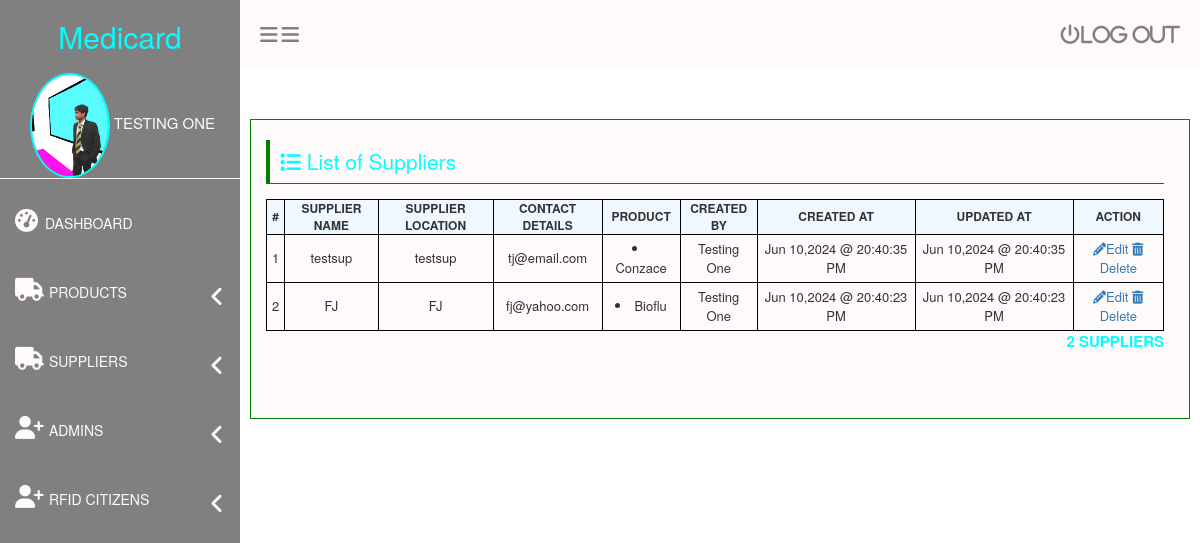
The page /suppliers/supplier-view.php (signed in) on the database its author committed.
### tables this page shows
CREATE TABLE `suppliers` (
  `id` int(11) NOT NULL,
  `supplier_name` varchar(200) NOT NULL,
  `supplier_location` varchar(200) NOT NULL,
  `email` varchar(100) NOT NULL,
  `created_by` int(11) NOT NULL,
  `created_at` datetime NOT NULL,
  `updated_at` datetime NOT NULL
);

CREATE TABLE `adminstaffs` (
  `id` int(11) NOT NULL,
  `first_name` varchar(50) NOT NULL,
  `last_name` varchar(50) NOT NULL,
  `password` varchar(300) NOT NULL,
  `email` varchar(50) NOT NULL,
  `created_at` datetime NOT NULL,
  `updated_at` datetime NOT NULL
);

### process/show.php (called while the page is built)
<?php
include("../connection.php");
$table_name = $show_table;
$stmt = $conn->prepare("SELECT * FROM $table_name ORDER BY created_at DESC");
$stmt->execute();
$stmt->setFetchMode(PDO::FETCH_ASSOC);
return $stmt->fetchAll();
?>

### suppliers/supplier-view.php (the view, shortened to what this page needs)
<?php
    $show_table = 'suppliers';
    $suppliers = include("../process/show.php");
?>
<!DOCTYPE html>
<html lang="en">
<head>
    <?php include("../fixed/app-header-scripts.php"); ?>
</head>
<body>
    <div id="dashboardMainCont">
        <?php include('../fixed/app-sidebar.php') ?>
        <div class="dashboard_content_container" id="dashboard_content_container">
            <?php include('../fixed/app-topnav.php') ?>
            <div class="dashboard_content">
                <div class="dashboard_content_main">
                    <div class="row">
                        <div class="column column-12">
                            <h1 class="sectionHeader"><i class="fa fa-list"></i> List of Suppliers</h1>
                            <div class="sectionContent">
                                <div class="admins">
                                    <table>
                                        <thead>
                                            <tr>
                                                <th>#</th>
                                                <th>Supplier Name</th>
                                                <th>Supplier Location</th>
                                                <th>Contact Details</th>
                                                <th>Product</th>
                                                <th>Created By</th>
                                                <th>Created At</th>
                                                <th>Updated At</th>
                                                <th>Action</th>
                                            </tr>
                                            <tbody>
                                                <?php foreach($suppliers as $index => $supplier){ ?>
                                                <tr>
                                                    <td><?= $index + 1 ?></td>
                                                    <td>
                                                        <?= $supplier['supplier_name'] ?>
                                                    </td>
                                                    <td><?= $supplier['supplier_name'] ?></td>
                                                    <td><?= $supplier['email'] ?></td>
                                                    <td>
                                                        <?php
                                                            $sid = $supplier['id'];
                                                            $stmt = $conn->prepare("SELECT product_name FROM products, productsuppliers WHERE productsuppliers.supplier=$sid AND productsuppliers.product = products.id");
                                                            $stmt->execute();
                                                            $rows = $stmt->fetchAll();
                                                            if ($rows) {
                                                                $product_arr = array_column($rows, 'product_name');
                                                                $product_list = '<li>' . implode('</li><li>', $product_arr);
                                                            } else {
                                                                $product_list = '-';
                                                            }
                                                            echo $product_list;
                                                            ?>
                                                    </td>
                                                    <td>
                                                        <?php
                                                            $uid = $supplier['created_by'];
                                                            $stmt = $conn->prepare("SELECT * FROM adminstaffs WHERE id=$uid");
                                                            $stmt->execute();
                                                            $row = $stmt->fetch();
                                                            $created_by_name = $row['first_name'] . ' ' . $row['last_name'];
                                                            echo $created_by_name;
                                                        ?>
                                                    </td>
                                                    <td><?= date('M d,Y @ H:i:s A', strtotime($supplier['created_at'])) ?></td>
                                                    <td><?= date('M d,Y @ H:i:s A', strtotime($supplier['updated_at'])) ?></td>
                                                    <td>
                                                        <a href="" class="updateSupplier" data-sid="<?= $supplier['id'] ?>"><i class="fa fa-pencil"></i>Edit</a>
                                                        <a href="" class="deleteSupplier" data-sname="<?= $supplier['supplier_name']?>" data-sid="<?= $supplier['id'] ?>"><i class="fa fa-trash"></i>Delete</a>
                                                    </td>
                                                </tr>
                                                <?php } ?>
                                            </tbody>
                                        </thead>
                                    </table>
                                    <p class="adminCount"><?= count($suppliers)?> suppliers </p>
                                </div>
                            </div>
                        </div>
                    </div>
                </div>
            </div>
        </div>
    </div>
    <?php
    include("../fixed/app-scripts.php");
    $show_table = 'products';
    $products = include '../process/show.php';
    ?>
</body>
</html>

### css/login2.css (style rules this page uses)
*, *::before, *::after { box-sizing: border-box; }
body, h1, h2, h3, h4, p, ul[class], ol[class], li, figure, figcaption, blockquote, dl, dd { margin: 0; }
body { min-height: 100vh; scroll-behavior: smooth; text-rendering: optimizeSpeed; line-height: 1.5; }
body { font-family: Arial; }
#dashboardMainCont { display: flex; flex-direction: row; }
.dashboard_content_container { width: 80%; }
.dashboard_content { padding: 50px 10px 10px 10px; }
.dashboard_content_main { background: snow; min-height: 300px; height: 100%; border: 1px solid green; padding-left: 20px; }
.row { display: flex; flex-direction: row; flex-wrap: wrap; width: 100%; }
.column { width: 100%; padding: 0px 10px; }
.sectionHeader { font-size: 21px; color: aqua; border-bottom: 1px solid green; padding-bottom: 11px; padding: 10px; border-left: 4px solid green; margin-bottom: 15px; }
table, th, td { border: 1px solid black; border-collapse: collapse; }
table { width: 100%; }
table th { font-size: 12px; text-transform: uppercase; text-align: center; background: aliceblue; }
table td { font-size: 13px; text-align: center; padding: 5px; }
.admins p.adminCount { text-align: right; font-size: 15px; font-weight: bold; text-transform: uppercase; color: aqua; }

### rows shown on the page
suppliers: supplier_name "testsup", email "tj@email.com", product_arr "Conzace", created_by.last_name "Testing One", created_at "Jun 10,2024 @ 20:40:35 PM", updated_at "Jun 10,2024 @ 20:40:35 PM"
suppliers: supplier_name "FJ", email "fj@yahoo.com", product_arr "Bioflu", created_by.last_name "Testing One", created_at "Jun 10,2024 @ 20:40:23 PM", updated_at "Jun 10,2024 @ 20:40:23 PM"

### other values the page prints
$user['first_name'] "TESTING"
$user['last_name'] "ONE"
count($suppliers) "2"
